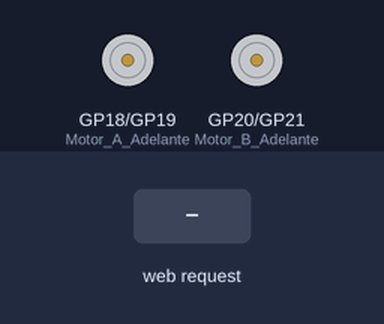
Bench run of a program on a simulated Raspberry Pi Pico running MicroPython. Shown: motor-driver pin pairs drawn as motors (green arrow = first pin HIGH = forward, orange = second pin HIGH = backward, longer = more drive). The test bench sets the inputs (shaded band). What the program prints to the serial console is not drawn.

Above: at 3.2 s.
3.3 s: HTTP request GET /adelante? received
At 4.3 s:
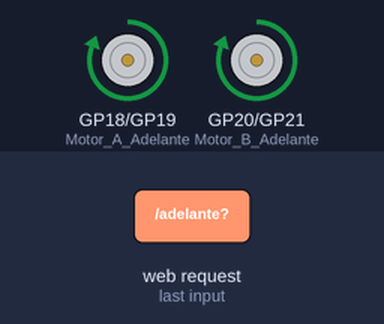
4.8 s: HTTP request GET /izquierda? received
At 5.4 s:
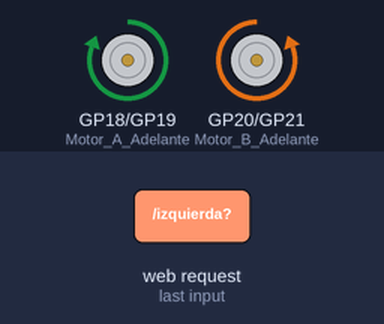
6.3 s: HTTP request GET /derecha? received
At 6.6 s:
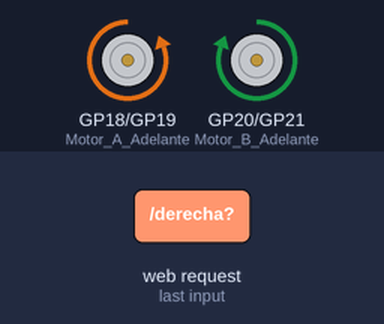
7.8 s: HTTP request GET /atras? received
At 8.9 s:
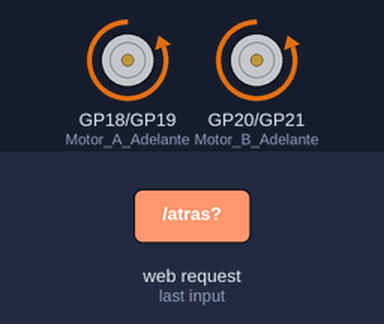
9.3 s: HTTP request GET /detener? received
At 10.0 s:
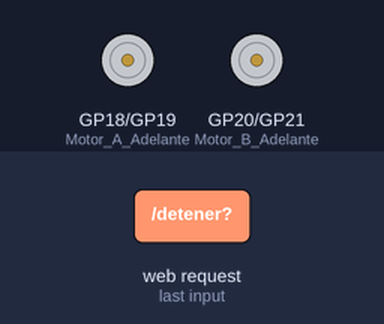
Timing chart, 0 to 11.8 s (numbered marks = the images above; inputs shaded):
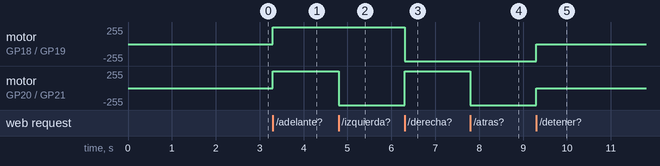

Measured:
- after the input at 3.3 s, motor on GP18 (Motor_A_Adelante) / GP19 (Motor_A_Atras), motor on GP20 (Motor_B_Adelante) / GP21 (Motor_B_Atras): stopped → forward 255/255 at once
- after the input at 4.8 s, motor on GP20 (Motor_B_Adelante) / GP21 (Motor_B_Atras): forward 255/255 → backward 255/255 at once
- after the input at 6.3 s, motor on GP18 (Motor_A_Adelante) / GP19 (Motor_A_Atras): forward 255/255 → backward 255/255 at once; motor on GP20 (Motor_B_Adelante) / GP21 (Motor_B_Atras): backward 255/255 → forward 255/255 at once
- after the input at 7.8 s, motor on GP20 (Motor_B_Adelante) / GP21 (Motor_B_Atras): forward 255/255 → backward 255/255 at once
- after the input at 9.3 s, motor on GP18 (Motor_A_Adelante) / GP19 (Motor_A_Atras), motor on GP20 (Motor_B_Adelante) / GP21 (Motor_B_Atras): backward 255/255 → stopped at once

The program:

picow-robot.py
```python
import network
import socket
from time import sleep
import machine
from machine import Pin

ssid = 'Ingresa el nombre de tu red WiFi'
password = 'Ingresa contraseña de tu red WiFi'

Motor_A_Adelante = Pin(18, Pin.OUT)
Motor_A_Atras = Pin(19, Pin.OUT)
Motor_B_Adelante = Pin(20, Pin.OUT)
Motor_B_Atras = Pin(21, Pin.OUT)

def adelante():
    Motor_A_Adelante.value(1)
    Motor_B_Adelante.value(1)
    Motor_A_Atras.value(0)
    Motor_B_Atras.value(0)

def atras():
    Motor_A_Adelante.value(0)
    Motor_B_Adelante.value(0)
    Motor_A_Atras.value(1)
    Motor_B_Atras.value(1)

def detener():
    Motor_A_Adelante.value(0)
    Motor_B_Adelante.value(0)
    Motor_A_Atras.value(0)
    Motor_B_Atras.value(0)

def izquierda():
    Motor_A_Adelante.value(1)
    Motor_B_Adelante.value(0)
    Motor_A_Atras.value(0)
    Motor_B_Atras.value(1)

def derecha():
    Motor_A_Adelante.value(0)
    Motor_B_Adelante.value(1)
    Motor_A_Atras.value(1)
    Motor_B_Atras.value(0)


detener()

def conectar():
    red = network.WLAN(network.STA_IF)
    red.active(True)
    red.connect(ssid, password)
    while red.isconnected() == False:
        print('Conectando ...')
        sleep(1)
    ip = red.ifconfig()[0]
    print(f'Conectado con IP: {ip}')
    return ip

def open_socket(ip):
    address = (ip, 80)
    connection = socket.socket()
    connection.bind(address)
    connection.listen(1)
    return connection

def pagina_web():
    html = f"""
            <!DOCTYPE html>
            <html>
            <head>
            </head>
            <body>
            <center>
            <form action="./adelante">
            <input type="submit" value="Adelante" style="background-color: #04AA6D; border-radius: 15px; height:120px; width:120px; border: none; color: white; padding: 16px 24px; margin: 4px 2px"  />
            </form>
            <table><tr>
            <td><form action="./izquierda">
            <input type="submit" value="Izquierda" style="background-color: #04AA6D; border-radius: 15px; height:120px; width:120px; border: none; color: white; padding: 16px 24px; margin: 4px 2px"/>
            </form></td>
            <td><form action="./detener">
            <input type="submit" value="Detener" style="background-color: #FF0000; border-radius: 50px; height:120px; width:120px; border: none; color: white; padding: 16px 24px; margin: 4px 2px" />
            </form></td>
            <td><form action="./derecha">
            <input type="submit" value="Derecha" style="background-color: #04AA6D; border-radius: 15px; height:120px; width:120px; border: none; color: white; padding: 16px 24px; margin: 4px 2px"/>
            </form></td>
            </tr></table>
            <form action="./atras">
            <input type="submit" value="Atras" style="background-color: #04AA6D; border-radius: 15px; height:120px; width:120px; border: none; color: white; padding: 16px 24px; margin: 4px 2px"/>
            </form>
            </body>
            </html>
            """
    return str(html)

def serve(connection):
    while True:
        cliente = connection.accept()[0]
        peticion = cliente.recv(1024)
        peticion = str(peticion)
        try:
            peticion = peticion.split()[1]
        except IndexError:
            pass
        if peticion == '/adelante?':
            adelante()
        elif peticion =='/izquierda?':
            izquierda()
        elif peticion =='/detener?':
            detener()
        elif peticion =='/derecha?':
            derecha()
        elif peticion =='/atras?':
            atras()
        html = pagina_web()
        cliente.send(html)
        cliente.close()

try:
    ip = conectar()
    connection = open_socket(ip)
    serve(connection)
except KeyboardInterrupt:
    machine.reset()
```
